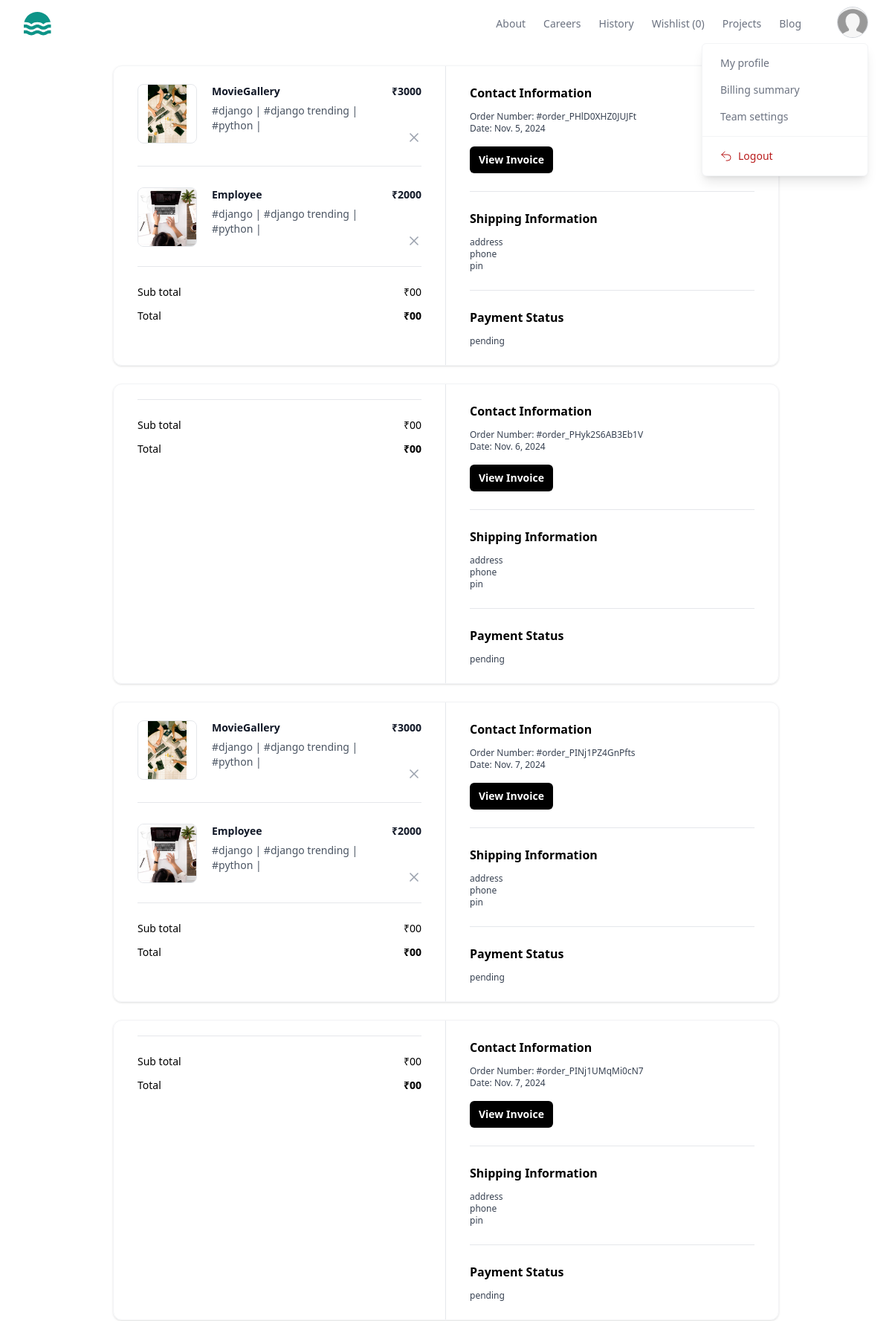
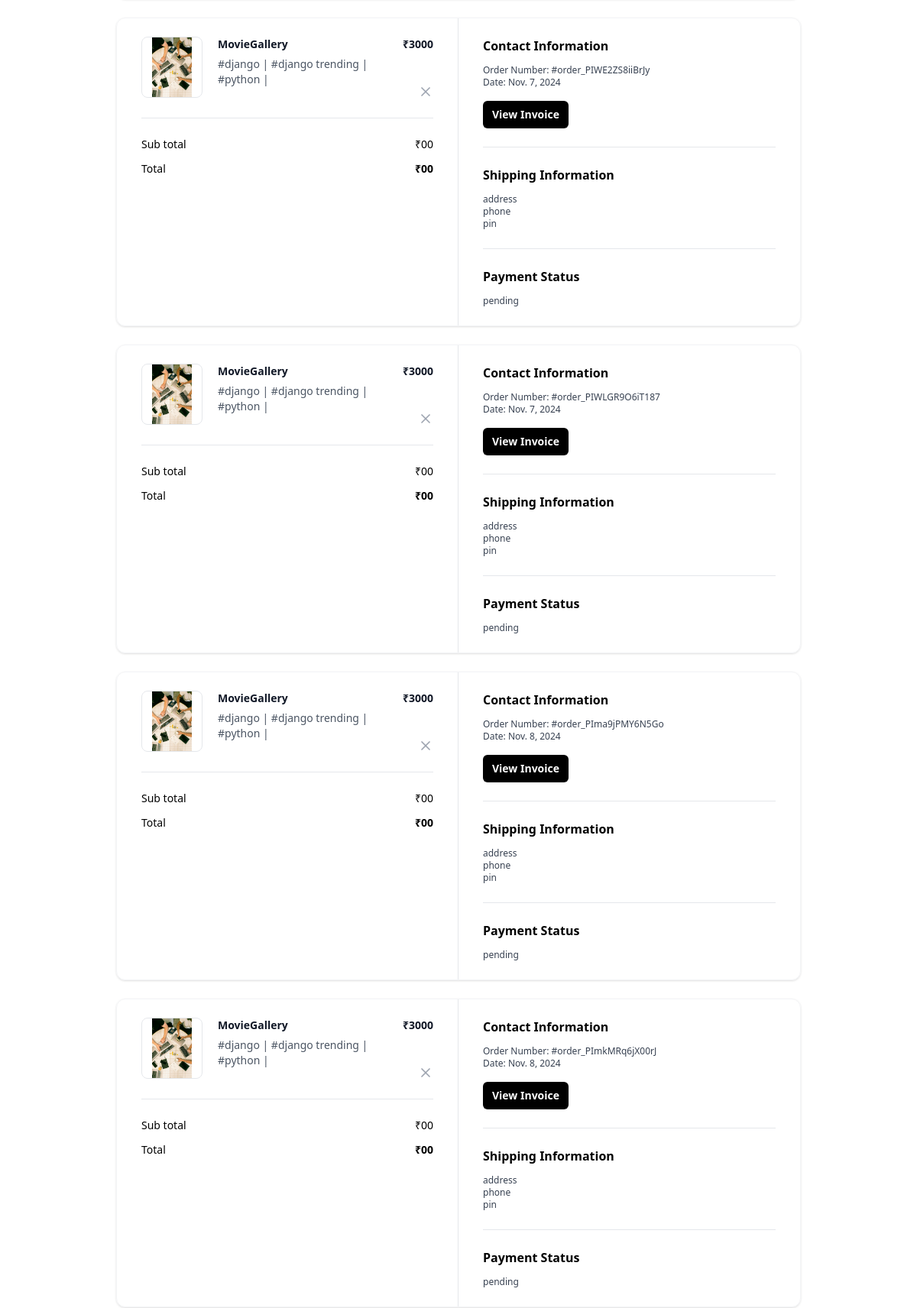
Page /orders/all/ (signed in, upper part) on the committed database (2 pictures, top to bottom).
### store/models.py (models this page shows, shortened)
class BaseModel(models.Model):
    created_date=models.DateTimeField(auto_now_add=True)
    updated_date=models.DateTimeField(auto_now=True)
    is_active=models.BooleanField(default=True)

class UserProfile(BaseModel):
    bio=models.CharField(max_length=200,null=True)
    profile_picture=models.ImageField(upload_to="profilepictures",null=True,blank=True,default="profilepictures/default.png")
    phone=models.CharField(max_length=200,null=True)
    owner=models.OneToOneField(User,on_delete=models.CASCADE,related_name="profile")

class WishListItem(BaseModel):
    wishlist_object=models.ForeignKey(WishList,on_delete=models.CASCADE,related_name="basket_item")
    project_object=models.ForeignKey(Project,on_delete=models.CASCADE)
    is_order_placed=models.BooleanField(default=False)

class Project(BaseModel):
    title=models.CharField(max_length=200)
    description=models.TextField()
    preview_image=models.ImageField(upload_to="previewimages",null=True,blank=True)
    price=models.PositiveIntegerField()
    developer=models.ForeignKey(User,on_delete=models.CASCADE)
    files=models.FileField(upload_to="projects",null=True,blank=True)
    tag_objects=models.ManyToManyField(Tag,null=True)
    thumbnail=EmbedVideoField()

class Tag(BaseModel):
    title=models.CharField(max_length=200)

class Order(BaseModel):
    wishlist_item_objects=models.ManyToManyField(WishListItem)
    is_paid=models.BooleanField(default=False)
    order_id=models.CharField(max_length=200,null=True)
    customer=models.ForeignKey(User,on_delete=models.CASCADE,null=True)

class BaseModel(models.Model):
    created_date=models.DateTimeField(auto_now_add=True)
    updated_date=models.DateTimeField(auto_now=True)
    is_active=models.BooleanField(default=True)

### store/views.py (the view)
# urls.py: path('orders/all/',views.MyOrdersView.as_view(),name="orders")
@method_decorator(decs,name="dispatch")
class MyOrdersView(View):
    template_name="myorders.html"
    def get(self,request,*args,**kwargs):
        qs=Order.objects.filter(customer=request.user)
        return render(request,self.template_name,{"data":qs})

### store/context_processors.py (called while the page is built)
def wishlist_item_count(request):
    count=0
    if request.user.is_authenticated:
        count=request.user.basket.basket_item.filter(is_order_placed=False).count()
    return {"cartitem_count":count}

### store/templates/myorders.html (shortened to what this page needs)
{%extends 'base.html'%}
{%block main_block%}
{%for o in data%}
<div class="mx-auto my-4 max-w-4xl md:my-6">
    <div class="overflow-hidden rounded-xl border border-gray-100 shadow">
      <div class="grid grid-cols-1 md:grid-cols-2">
        <div class="px-5 py-6 md:border-r md:border-r-gray-200 md:px-8">
          <div class="flow-root">
            <ul class="-my-7 divide-y divide-gray-200">
              {%for wi in o.wishlist_item_objects.all%}
              <li class="flex items-stretch justify-between space-x-5 py-7">
                <div class="flex flex-1 items-stretch">
                  <div class="flex-shrink-0">
                    <img
                      class="h-20 w-20 rounded-lg border border-gray-200 object-contain"
                      src="{{wi.project_object.preview_image.url}}"
                      alt="https://static.nike.com/a/images/c_limit,w_592,f_auto/t_product_v1/54a510de-a406-41b2-8d62-7f8c587c9a7e/air-force-1-07-lv8-shoes-9KwrSk.png"
                    />
                  </div>
                  <div class="ml-5 flex flex-col justify-between">
                    <div class="flex-1">
                      <p class="text-sm font-bold text-gray-900">
                       {{wi.project_object.title}}
                      </p>
                      <p class="mt-1.5 text-sm font-medium text-gray-600">
                      {%for t in wi.project_object.tag_objects.all%}
                      #{{t.title}} |
                      {%endfor%}
                      </p>
                    </div>
                  </div>
                </div>
                <div class="ml-auto flex flex-col items-end justify-between">
                  <p class="text-right text-sm font-bold text-gray-900">
                    ₹{{wi.project_object.price}}
                  </p>
                  <button
                    type="button"
                    class="-m-2 inline-flex rounded p-2 text-gray-400 transition-all duration-200 hover:text-gray-900 focus:outline-none focus:ring-2 focus:ring-gray-900 focus:ring-offset-2"
                  >
                    <svg
                      xmlns="http://www.w3.org/2000/svg"
                      width="24"
                      height="24"
                      viewBox="0 0 24 24"
                      fill="none"
                      stroke="currentColor"
                      stroke-width="2"
                      stroke-linecap="round"
                      stroke-linejoin="round"
                      class="h-5 w-5"
                    >
                      <line x1="18" y1="6" x2="6" y2="18"></line>
                      <line x1="6" y1="6" x2="18" y2="18"></line>
                    </svg>
                  </button>
                </div>
              </li>
              {%endfor%}
            </ul>
            <hr class="mt-6 border-gray-200" />
            <ul class="mt-6 space-y-3">
              <li class="flex items-center justify-between">
                <p class="text-sm font-medium">Sub total</p>
                <p class="text-sm font-medium">₹00</p>
              </li>
              <li class="flex items-center justify-between">
                <p class="text-sm font-medium ">Total</p>
                <p class="text-sm font-bold ">₹00</p>
              </li>
            </ul>
          </div>
        </div>
        <div class="px-5 py-6 md:px-8">
          <div class="flow-root">
            <div class="-my-6 divide-y divide-gray-200">
              <div class="py-6">
                <h2 class="text-base font-bold text-black">
                  Contact Information
                </h2>
                <p class="fontmedium mt-3 text-xs text-gray-700">
                  Order Number: #{{o.order_id}}
                </p>
                <p class="text-xs font-medium text-gray-700">
                  Date: {{o.created_date|date}}
                </p>
                <button
                  type="button"
                  class="mt-4 rounded-md bg-black px-3 py-2 text-sm font-semibold text-white shadow-sm hover:bg-black/80 focus-visible:outline focus-visible:outline-2 focus-visible:outline-offset-2 focus-visible:outline-black"
                >
                  View Invoice
                </button>
              </div>
              <div class="py-6">
                <h2 class="mb-2 text-base font-bold text-black">
                  Shipping Information
                </h2>
                <p class="mt-3 text-xs font-medium text-gray-700">address</p>
                <p class="text-xs font-medium text-gray-700">
               phone
                </p>
                <p class="text-xs font-medium text-gray-700">pin</p>
              </div>
              <div class="py-6">
                <h2 class="text-base font-bold text-black">
                  Payment Status
                </h2>
                <p class="mt-3 text-xs font-medium text-gray-700">
                  {%if o.is_paid%}
                        completed
                  {%else%}
                    pending
                  {%endif%}
                </p>
              </div>
            </div>
          </div>
        </div>
      </div>
    </div>
  </div>
{%endfor%}
{%endblock%}

### store/templates/base.html (shortened to what this page needs)
<!DOCTYPE html>
<html lang="en">
<head>
    <script src="https://cdn.tailwindcss.com"></script>
</head>
<body>
    <header class="bg-white">
        <div class="mx-auto max-w-screen-xxl px-4 sm:px-6 lg:px-8">
          <div class="flex h-16 items-center justify-between">
            <div class="flex-1 md:flex md:items-center md:gap-12">
              <a class="block text-teal-600" href="#">
              </a>
            </div>
            <div class="md:flex md:items-center md:gap-12">
              <nav aria-label="Global" class="hidden md:block">
                <ul class="flex items-center gap-6 text-sm">
                  <li>
                    <a class="text-gray-500 transition hover:text-gray-500/75" href="#"> About </a>
                  </li>
                  <li>
                    <a class="text-gray-500 transition hover:text-gray-500/75" href="#"> Careers </a>
                  </li>
                  <li>
                    <a class="text-gray-500 transition hover:text-gray-500/75" href="#"> History </a>
                  </li>
                  <li>
                    <a class="text-gray-500 transition hover:text-gray-500/75" href="{%url 'my-wishlist'%}"> Wishlist ({{cartitem_count}})</a>
                  </li>
                  <li>
                    <a class="text-gray-500 transition hover:text-gray-500/75" href="{%url 'my-works'%}"> Projects </a>
                  </li>
                  <li>
                    <a class="text-gray-500 transition hover:text-gray-500/75" href="#"> Blog </a>
                  </li>
                </ul>
              </nav>
              <div class="hidden md:relative md:block">
                <button
                  type="button"
                  class="overflow-hidden rounded-full border border-gray-300 shadow-inner"
                >
                  <img
                    src="{{request.user.profile.profile_picture.url}}"
                    alt=""
                    class="size-10 object-cover"
                  />
                </button>
                <div
                  class="absolute end-0 z-10 mt-0.5 w-56 divide-y divide-gray-100 rounded-md border border-gray-100 bg-white shadow-lg"
                  role="menu"
                >
                  <div class="p-2">
                    <a
                      href="{%url 'profile-edit'%}"
                      class="block rounded-lg px-4 py-2 text-sm text-gray-500 hover:bg-gray-50 hover:text-gray-700"
                      role="menuitem"
                    >
                      My profile
                    </a>
                    <a
                      href="#"
                      class="block rounded-lg px-4 py-2 text-sm text-gray-500 hover:bg-gray-50 hover:text-gray-700"
                      role="menuitem"
                    >
                      Billing summary
                    </a>
                    <a
                      href="#"
                      class="block rounded-lg px-4 py-2 text-sm text-gray-500 hover:bg-gray-50 hover:text-gray-700"
                      role="menuitem"
                    >
                      Team settings
                    </a>
                  </div>
                  <div class="p-2">
                    <form method="POST" action="">
                      <button
                        type="submit"
                        class="flex w-full items-center gap-2 rounded-lg px-4 py-2 text-sm text-red-700 hover:bg-red-50"
                        role="menuitem"
                      >
                        <svg
                          xmlns="http://www.w3.org/2000/svg"
                          fill="none"
                          viewBox="0 0 24 24"
                          stroke-width="1.5"
                          stroke="currentColor"
                          class="size-4"
                        >
                          <path
                            stroke-linecap="round"
                            stroke-linejoin="round"
                            d="M9 15 3 9m0 0 6-6M3 9h12a6 6 0 0 1 0 12h-3"
                          />
                        </svg>
                        Logout
                      </button>
                    </form>
                  </div>
                </div>
              </div>
            </div>
          </div>
        </div>
      </header>
{%block main_block%}
{%endblock%}
</body>
</html>

### rows in the picture
Order: order_id "order_PHlD0XHZ0JUJFt", created_date "Nov. 5, 2024", is_paid "pending"
WishListItem: project_object.preview_image (picture), project_object "MovieGallery", project_object.price "3000"
Tag: title "django"
Tag: title "django trending"
Tag: title "python"
WishListItem: project_object.preview_image (picture), project_object "Employee", project_object.price "2000"
Order: order_id "order_PHyk2S6AB3Eb1V", created_date "Nov. 6, 2024", is_paid "pending"
Order: order_id "order_PINj1PZ4GnPfts", created_date "Nov. 7, 2024", is_paid "pending"
WishListItem: project_object.preview_image (picture), project_object "MovieGallery", project_object.price "3000"
WishListItem: project_object.preview_image (picture), project_object "Employee", project_object.price "2000"
Order: order_id "order_PINj1UMqMi0cN7", created_date "Nov. 7, 2024", is_paid "pending"
Order: order_id "order_PIWE2ZS8iiBrJy", created_date "Nov. 7, 2024", is_paid "pending"
WishListItem: project_object.preview_image (picture), project_object "MovieGallery", project_object.price "3000"
Order: order_id "order_PIWLGR9O6iT187", created_date "Nov. 7, 2024", is_paid "pending"
WishListItem: project_object.preview_image (picture), project_object "MovieGallery", project_object.price "3000"
Order: order_id "order_PIma9jPMY6N5Go", created_date "Nov. 8, 2024", is_paid "pending"
WishListItem: project_object.preview_image (picture), project_object "MovieGallery", project_object.price "3000"
Order: order_id "order_PImkMRq6jX00rJ", created_date "Nov. 8, 2024", is_paid "pending"
WishListItem: project_object.preview_image (picture), project_object "MovieGallery", project_object.price "3000"

### other values in the picture
{{ cartitem_count }} "0"
